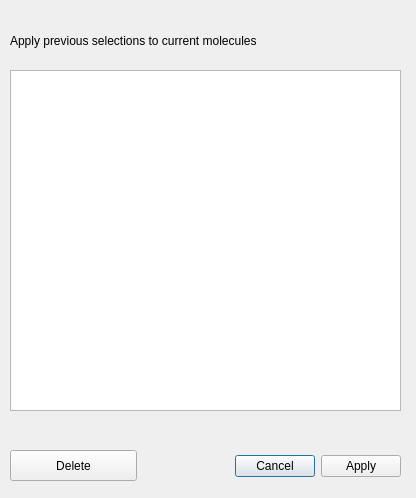
<?xml version="1.0" encoding="UTF-8"?>
<ui version="4.0">
 <class>Dialog</class>
 <widget class="QDialog" name="Dialog">
  <property name="geometry">
   <rect>
    <x>0</x>
    <y>0</y>
    <width>416</width>
    <height>498</height>
   </rect>
  </property>
  <property name="windowTitle">
   <string>Dialog</string>
  </property>
  <widget class="QDialogButtonBox" name="buttonBox">
   <property name="geometry">
    <rect>
     <x>160</x>
     <y>450</y>
     <width>241</width>
     <height>32</height>
    </rect>
   </property>
   <property name="orientation">
    <enum>Qt::Horizontal</enum>
   </property>
   <property name="standardButtons">
    <set>QDialogButtonBox::Apply|QDialogButtonBox::Cancel</set>
   </property>
  </widget>
  <widget class="QListWidget" name="listWidget">
   <property name="geometry">
    <rect>
     <x>10</x>
     <y>70</y>
     <width>391</width>
     <height>341</height>
    </rect>
   </property>
   <property name="selectionMode">
    <enum>QAbstractItemView::MultiSelection</enum>
   </property>
  </widget>
  <widget class="QLabel" name="label">
   <property name="geometry">
    <rect>
     <x>10</x>
     <y>10</y>
     <width>341</width>
     <height>61</height>
    </rect>
   </property>
   <property name="lineWidth">
    <number>1</number>
   </property>
   <property name="text">
    <string>Apply previous selections to current molecules</string>
   </property>
   <property name="wordWrap">
    <bool>true</bool>
   </property>
  </widget>
  <widget class="QPushButton" name="deleteButton">
   <property name="geometry">
    <rect>
     <x>10</x>
     <y>450</y>
     <width>127</width>
     <height>31</height>
    </rect>
   </property>
   <property name="text">
    <string>Delete</string>
   </property>
  </widget>
 </widget>
 <resources/>
 <connections>
  <connection>
   <sender>buttonBox</sender>
   <signal>accepted()</signal>
   <receiver>Dialog</receiver>
   <slot>accept()</slot>
   <hints>
    <hint type="sourcelabel">
     <x>248</x>
     <y>254</y>
    </hint>
    <hint type="destinationlabel">
     <x>157</x>
     <y>274</y>
    </hint>
   </hints>
  </connection>
  <connection>
   <sender>buttonBox</sender>
   <signal>rejected()</signal>
   <receiver>Dialog</receiver>
   <slot>reject()</slot>
   <hints>
    <hint type="sourcelabel">
     <x>316</x>
     <y>260</y>
    </hint>
    <hint type="destinationlabel">
     <x>286</x>
     <y>274</y>
    </hint>
   </hints>
  </connection>
 </connections>
</ui>
